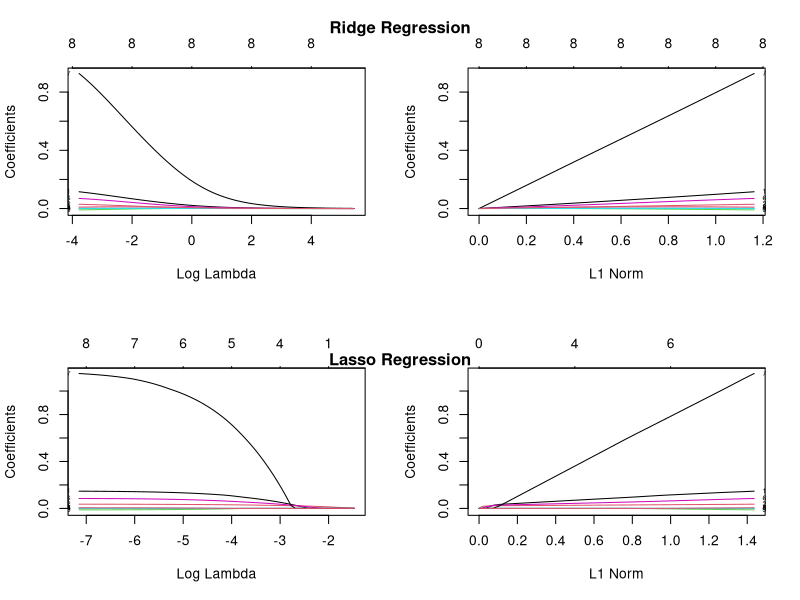
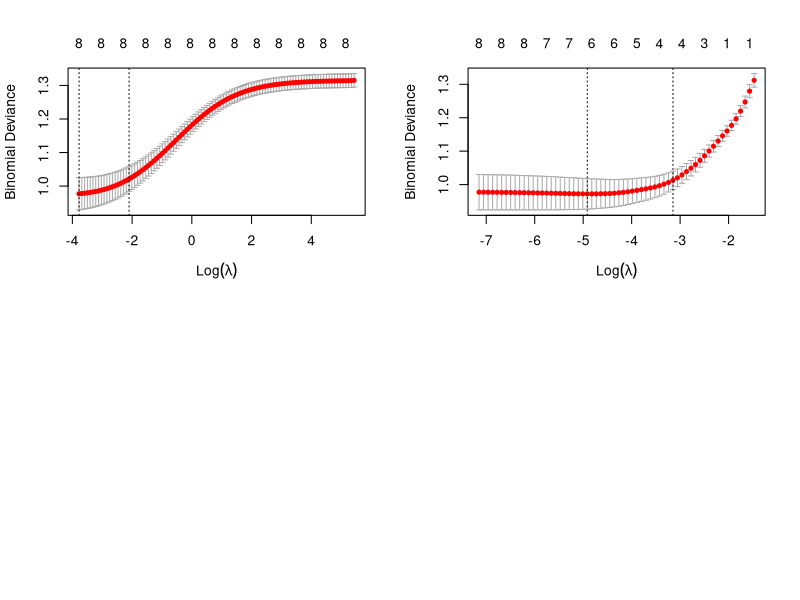
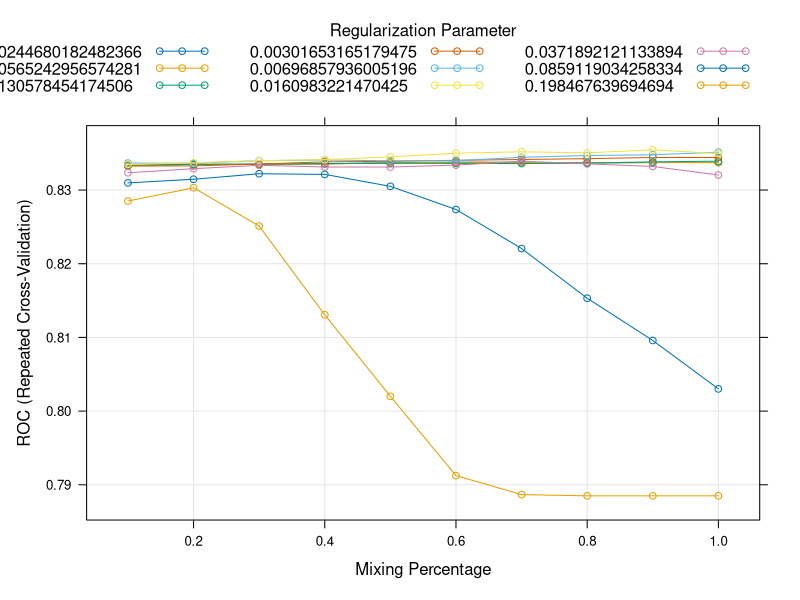
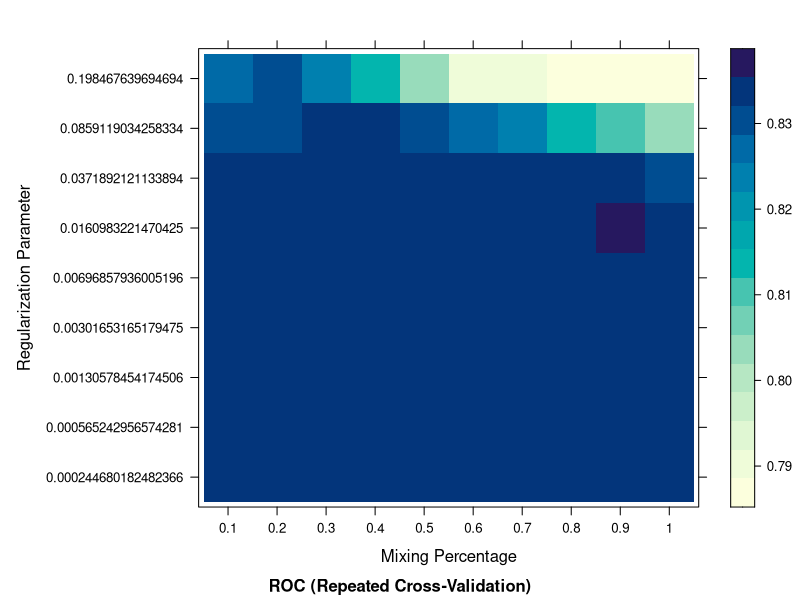
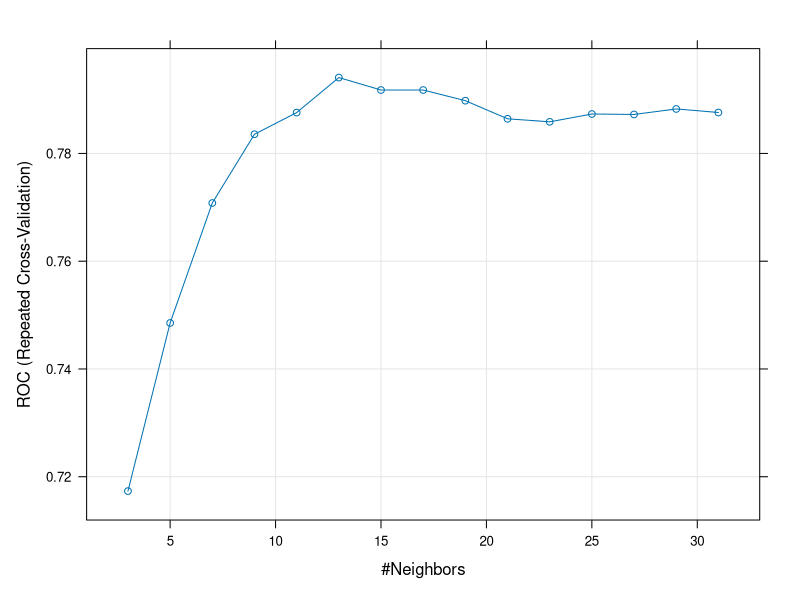
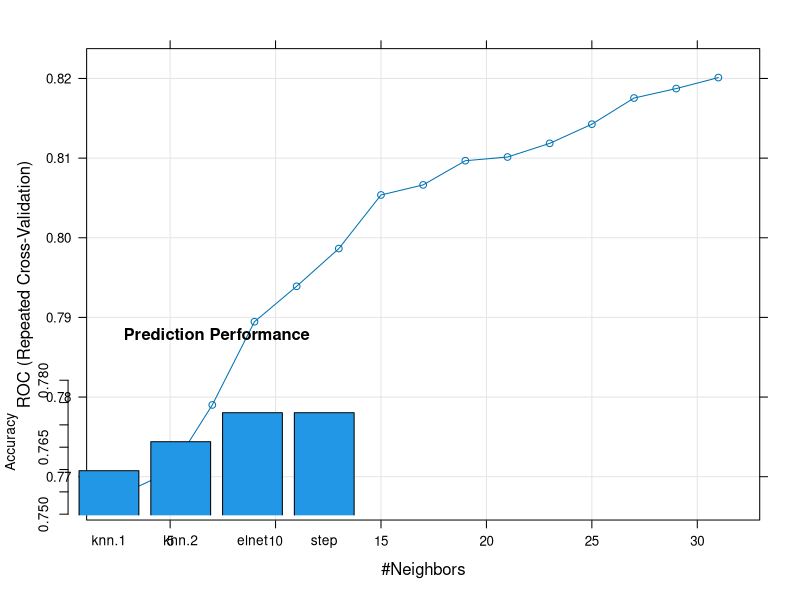

Generate these figures, in order, with R:
## ---- chunk 1
options(digits = 5, width = 100)
## ---- chunk 2
# Set random seed
set.seed(999)

# Packages
library(MASS) # for stepAIC
library(glmnet) # for glmnet, glmnet.cv
library(caret) # for train, trainControl

# Data
data(PimaIndiansDiabetes, package = "mlbench")
## ---- chunk 3
dim(PimaIndiansDiabetes)
head(PimaIndiansDiabetes)
proportions(table(PimaIndiansDiabetes$diabetes))
## ---- chunk 4
str(PimaIndiansDiabetes)
## ---- chunk 5
nr <- nrow(PimaIndiansDiabetes)
train.id <- sample(nr, nr * 0.8)

training <- PimaIndiansDiabetes[train.id, ]
testing <- PimaIndiansDiabetes[-train.id, ]
## ---- chunk 6
dim(training)
dim(testing)
## ---- chunk 7
glm.full <- glm(diabetes ~ ., family = binomial, data = training)
## ---- chunk 8
glm.step <- stepAIC(glm.full, scope = list(lower = ~ 1), direction = "both", trace = 0)
## ---- chunk 9
glm.step$anova
## ---- chunk 10
summary(glm.step)
## ---- chunk 11
predict(glm.step, newdata = head(testing), type = "link")
predict(glm.step, newdata = head(testing), type = "response")
predict(glm.step, newdata = head(testing), type = "response", se.fit = TRUE)
## ---- chunk 12
x <- model.matrix(diabetes ~ ., data = training)[, -1]
y <- training$diabetes
## ---- chunk 13
ridge <- glmnet(x = x, y = y, family = "binomial", alpha = 0) # Ridge
lasso <- glmnet(x = x, y = y, family = "binomial", alpha = 1) # Lasso
## ---- chunk 14
#| fig-width: 10
#| fig-height: 7
#| code-fold: true
#| code-summary: "codes for plot"

par(mfrow = c(2, 2))
plot(ridge, xvar = "lambda", label = TRUE)
plot(ridge, xvar = "norm", label = TRUE)
plot(lasso, xvar = "lambda", label = TRUE)
plot(lasso, xvar = "norm", label = TRUE)
title("Ridge Regression", line = -2, outer = TRUE)
title("Lasso Regression", line = -22, outer = TRUE)
## ---- chunk 15
op <- options(digits = 1)
## ---- chunk 16
coef(ridge, s = exp(seq(-4, 4, 2)))
## ---- chunk 17
coef(lasso, s = exp(seq(-6, -2, 1)))
## ---- chunk 18
options(op)
## ---- chunk 19
ridge.cv <- cv.glmnet(x = x, y = y, family = "binomial", alpha = 0,
                      type.measure = "deviance",
                      nfolds = 10)
ridge.cv
plot(ridge.cv)
coef(ridge.cv, s = "lambda.min")
## ---- chunk 20
lasso.cv <- cv.glmnet(x = x, y = y, family = "binomial", alpha = 1,
                      type.measure = "deviance",
                      nfolds = 10)
lasso.cv
plot(lasso.cv)
coef(lasso.cv, s = "lambda.min")
## ---- chunk 21
cv10 <- trainControl(method = "repeatedcv", number = 10, repeats = 5,
                     # Evaluate performance using sensitivity, specificity, AUC
                     summaryFunction = twoClassSummary, classProbs = TRUE)
## ---- chunk 22
elnet.tune <- train(
  diabetes ~ .,
  data = training,
  method = "glmnet",
  trControl = cv10,
  tuneLength = 10,
  # Specify which metric to optimize
  metric = "ROC"
)
## ---- chunk 23
#| fig-height: 7

elnet.tune
plot(elnet.tune)
## ---- chunk 24
#| fig-height: 7

plot(elnet.tune, plotType = "level")
## ---- chunk 25
(elnet.optim <- elnet.tune$bestTune)
elnet <- glmnet(x = x, y = y, family = "binomial",
                alpha = elnet.optim$alpha,
                lambda = elnet.optim$lambda)
coef(elnet)
## ---- chunk 26
knn.tune.1 <- train(
  diabetes ~ .,
  data = training,
  method = "knn",
  trControl = cv10,
  tuneGrid = data.frame(k = seq(3, 31, 2)),
  metric = "ROC"
)

knn.tune.2 <- train(
  diabetes ~ .,
  data = training,
  method = "knn",
  preProcess = c("center", "scale"),
  trControl = cv10,
  tuneGrid = data.frame(k = seq(3, 31, 2)),
  metric = "ROC"
)
## ---- chunk 27
#| fig-height: 7

knn.tune.1$bestTune
plot(knn.tune.1)
## ---- chunk 28
#| fig-height: 7

knn.tune.2$bestTune
plot(knn.tune.2)
## ---- chunk 29
# ?predict.glm
# type = c("link", "response", "terms")
glm.prob <- predict(glm.step, testing, type = "response")
pred.step <- ifelse(glm.prob >= 0.5, "pos", "neg")
## ---- chunk 30
# ?predict.glmnet
# type = c("link", "response", "coefficients", "nonzero", "class")
z <- model.matrix(diabetes ~ ., data = testing)[, -1]
pred.elnet <- predict(elnet, newx = z, type = "class")
## ---- chunk 31
# ?predict.train
# type = c("raw", "prob")
pred.knn.1 <- predict(knn.tune.1, testing)
pred.knn.2 <- predict(knn.tune.2, testing)
## ---- chunk 32
acc <- sapply(mget(ls(pattern = "^pred")), \(x) mean(x == testing$diabetes))
## ---- chunk 33
names(acc) <- sub("pred.", "", names(acc))
## ---- chunk 34
sort(acc)
## ---- chunk 35
#| fig-width: 7
#| fig-height: 5

barplot(sort(acc), ylim = range(acc) + c(-0.01, 0.01), xpd = FALSE, col = 4,
        ylab = "Accuracy", main = "Prediction Performance")
